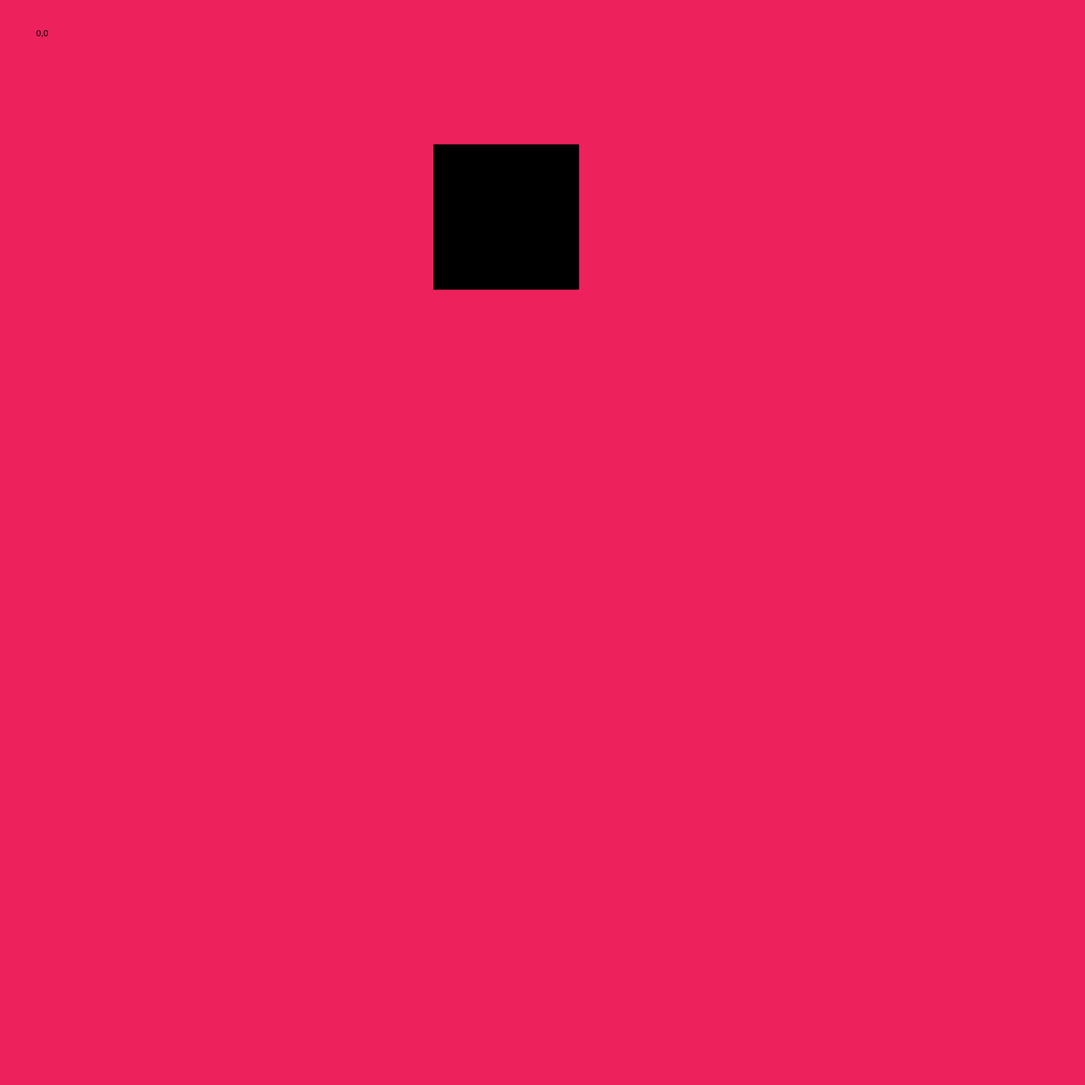
Frame 1 (no input)
Frame 60 (no input): identical to frame 1, image omitted
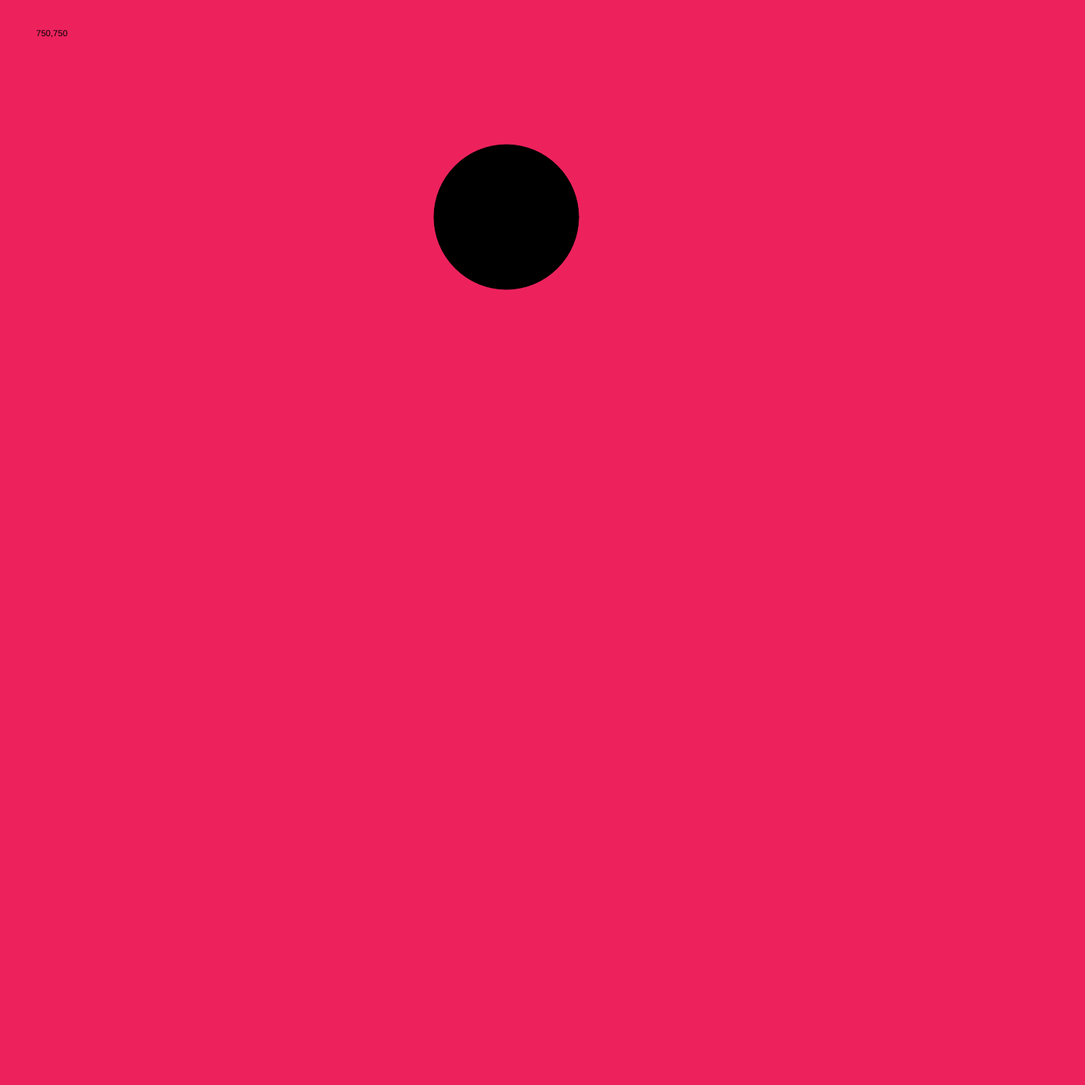
Frame 120 (the mouse pressed at the canvas centre since frame 60)

The p5.js sketch that drew these frames (run headless with seeded random() and noise() and a simulated clock; from frame 60 on, the mouse is pressed at the canvas centre):

// p5.js sketch
// ── sketch.js
function setup() {
  // put setup code here
  createCanvas(1500, 1500);
}

function draw() {
  // put drawing code here
  background(237, 34, 93);
  fill(0);

  if (mouseIsPressed) {
    ellipse(700, 300, 200, 200);
  } else {
    rect(600, 200, 200, 200);
  }
  text(mouseX + "," + mouseY,50,50)

  function mousePressed() {
    console.log(mouseX + "," + mouseY);
  }
}
